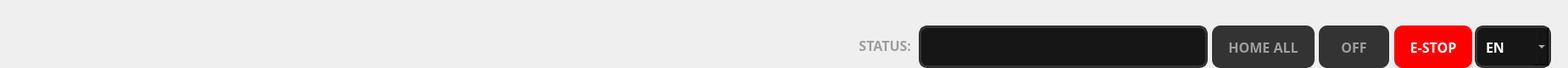
   <widget class="QFrame" name="frame">
    <property name="geometry">
     <rect>
      <x>0</x>
      <y>0</y>
      <width>1850</width>
      <height>80</height>
     </rect>
    </property>
    <property name="frameShape">
     <enum>QFrame::NoFrame</enum>
    </property>
    <widget class="QLabel" name="lbl_status">
     <property name="geometry">
      <rect>
       <x>990</x>
       <y>40</y>
       <width>85</width>
       <height>26</height>
      </rect>
     </property>
     <property name="sizePolicy">
      <sizepolicy hsizetype="Minimum" vsizetype="Minimum">
       <horstretch>0</horstretch>
       <verstretch>0</verstretch>
      </sizepolicy>
     </property>
     <property name="font">
      <font>
       <family>JetBrains Mono</family>
       <pointsize>12</pointsize>
       <weight>75</weight>
       <italic>false</italic>
       <bold>true</bold>
      </font>
     </property>
     <property name="styleSheet">
      <string notr="true">color: #9E9E9E</string>
     </property>
     <property name="text">
      <string>STATUS:</string>
     </property>
     <property name="alignment">
      <set>Qt::AlignRight|Qt::AlignTrailing|Qt::AlignVCenter</set>
     </property>
    </widget>
    <widget class="QToolButton" name="btn_power_off">
     <property name="geometry">
      <rect>
       <x>1556</x>
       <y>30</y>
       <width>83</width>
       <height>50</height>
      </rect>
     </property>
     <property name="sizePolicy">
      <sizepolicy hsizetype="Fixed" vsizetype="Fixed">
       <horstretch>0</horstretch>
       <verstretch>0</verstretch>
      </sizepolicy>
     </property>
     <property name="font">
      <font>
       <family>JetBrains Mono</family>
       <pointsize>12</pointsize>
       <weight>75</weight>
       <italic>false</italic>
       <bold>true</bold>
      </font>
     </property>
     <property name="toolTip">
      <string>&lt;html&gt;&lt;head/&gt;&lt;body&gt;&lt;p&gt;&lt;span style=&quot; font-size:8pt; font-weight:400; color:#ffffff;&quot;&gt;Toggle Machine power [F2]&lt;/span&gt;&lt;/p&gt;&lt;/body&gt;&lt;/html&gt;</string>
     </property>
     <property name="styleSheet">
      <string notr="true">QToolButton {
	background-color: #333333;
	color: #9E9E9E;
	padding: 10px;
	border-radius: 10px;
	border: none;
}
QToolButton:hover{
	background-color: rgb(91, 91, 91);
	color: rgb(241, 241, 241);
}</string>
     </property>
     <property name="text">
      <string>OFF</string>
     </property>
    </widget>
    <widget class="QPushButton" name="btn_estop">
     <property name="geometry">
      <rect>
       <x>1645</x>
       <y>30</y>
       <width>92</width>
       <height>50</height>
      </rect>
     </property>
     <property name="sizePolicy">
      <sizepolicy hsizetype="Fixed" vsizetype="Fixed">
       <horstretch>0</horstretch>
       <verstretch>0</verstretch>
      </sizepolicy>
     </property>
     <property name="font">
      <font>
       <family>JetBrains Mono</family>
       <pointsize>12</pointsize>
       <weight>75</weight>
       <bold>true</bold>
      </font>
     </property>
     <property name="toolTip">
      <string>&lt;html&gt;&lt;head/&gt;&lt;body&gt;&lt;p&gt;&lt;span style=&quot; font-size:10pt; font-weight:400; color:#ffffff; background-color: #161616; border-radius: 10px; border: 3px solid #333333;&quot;&gt;Toggle Emergency Stop [F1]&lt;/span&gt;&lt;/p&gt;&lt;/body&gt;&lt;/html&gt;</string>
     </property>
     <property name="styleSheet">
      <string notr="true">QPushButton {
	background-color: #FF0000;
	color: #FFFFFF;
	padding: 10px;
	border-radius: 10px;
	border: none;
}
QPushButton:hover{
	background-color: rgb(245, 0, 0);
}</string>
     </property>
     <property name="text">
      <string>E-STOP</string>
     </property>
    </widget>
    <widget class="QLabel" name="txt_status_display">
     <property name="geometry">
      <rect>
       <x>1084</x>
       <y>30</y>
       <width>341</width>
       <height>50</height>
      </rect>
     </property>
     <property name="font">
      <font>
       <family>JetBrains Mono</family>
       <pointsize>12</pointsize>
       <weight>75</weight>
       <bold>true</bold>
      </font>
     </property>
     <property name="styleSheet">
      <string notr="true">color: #9E9E9E;
background-color: #161616;
border-radius: 10px;
border: 3px solid #333333;
</string>
     </property>
     <property name="text">
      <string/>
     </property>
     <property name="alignment">
      <set>Qt::AlignCenter</set>
     </property>
    </widget>
    <widget class="QToolButton" name="btn_home_all">
     <property name="geometry">
      <rect>
       <x>1430</x>
       <y>30</y>
       <width>121</width>
       <height>50</height>
      </rect>
     </property>
     <property name="sizePolicy">
      <sizepolicy hsizetype="Fixed" vsizetype="Fixed">
       <horstretch>0</horstretch>
       <verstretch>0</verstretch>
      </sizepolicy>
     </property>
     <property name="font">
      <font>
       <family>JetBrains Mono</family>
       <pointsize>12</pointsize>
       <weight>75</weight>
       <italic>false</italic>
       <bold>true</bold>
      </font>
     </property>
     <property name="toolTip">
      <string>&lt;html&gt;&lt;head/&gt;&lt;body&gt;&lt;p&gt;&lt;span style=&quot; font-size:8pt; color:#ffffff;&quot;&gt;Home all joints [Ctrl + Home]&lt;/span&gt;&lt;/p&gt;&lt;/body&gt;&lt;/html&gt;</string>
     </property>
     <property name="styleSheet">
      <string notr="true">QToolButton {
	background-color: #333333;
	color: #9E9E9E;
	padding: 10px;
	border-radius: 10px;
	border: none;
}
QToolButton:hover{
	background-color: rgb(91, 91, 91);
	color: rgb(241, 241, 241);
}</string>
     </property>
     <property name="text">
      <string>HOME ALL</string>
     </property>
    </widget>
    <widget class="QComboBox" name="combo_language">
     <property name="geometry">
      <rect>
       <x>1740</x>
       <y>30</y>
       <width>90</width>
       <height>50</height>
      </rect>
     </property>
     <property name="font">
      <font>
       <family>JetBrains Mono</family>
       <pointsize>12</pointsize>
       <weight>75</weight>
       <bold>true</bold>
      </font>
     </property>
     <property name="toolTip">
      <string>&lt;html&gt;&lt;head/&gt;&lt;body&gt;&lt;p&gt;&lt;span style=&quot; font-size:8pt; font-weight:400; color:#ffffff;&quot;&gt;Select jog increment&lt;/span&gt;&lt;/p&gt;&lt;/body&gt;&lt;/html&gt;</string>
     </property>
     <property name="layoutDirection">
      <enum>Qt::LeftToRight</enum>
     </property>
     <property name="styleSheet">
      <string notr="true">#combo_language {
    border-radius: 10px;
	border: 3px solid #333333;
	background-color: #161616;
	color: #fff;
	padding: 10px;
}
QComboBox QAbstractItemView {
	border-radius: 10px;
	border: 3px solid #FE5C0D;
    outline: none;
}

QComboBox {
    combobox-popup: 0;
}</string>
     </property>
     <item>
      <property name="text">
       <string>EN</string>
      </property>
     </item>
     <item>
      <property name="text">
       <string>UA</string>
      </property>
     </item>
    </widget>
   </widget>
